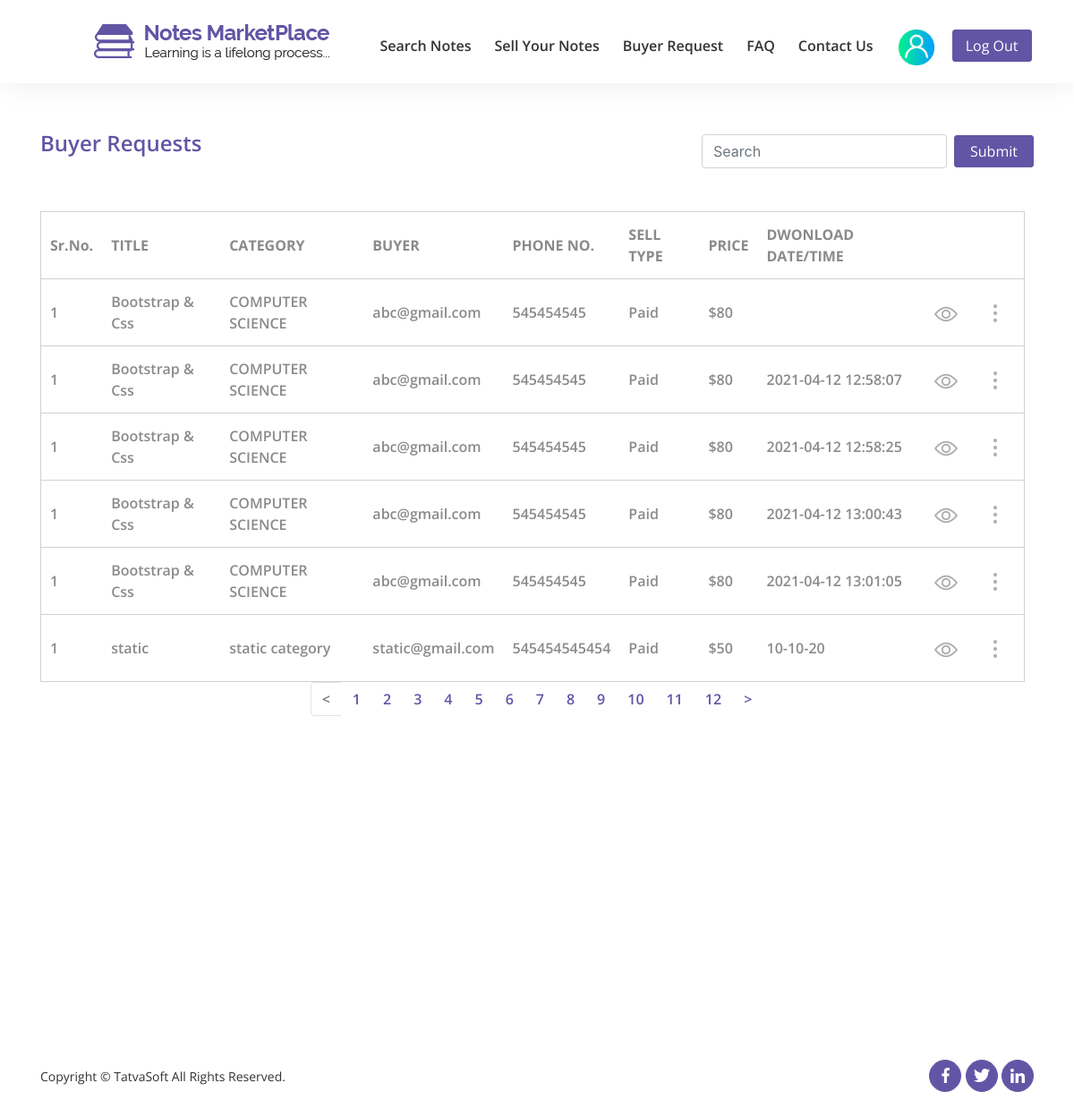
/notesmarketplace/buyer_requests.php (signed in), run on the app's committed database.
### tables this page shows
CREATE TABLE `downloads` (
  `ID` int(11) NOT NULL,
  `NoteID` int(11) NOT NULL,
  `Seller` int(100) NOT NULL,
  `Downloader` int(11) NOT NULL,
  `IsSellerHasAllowedDownload` bit(1) NOT NULL,
  `AttachmentPath` varchar(255) DEFAULT NULL,
  `IsAttachmentDownloaded` bit(1) NOT NULL,
  `AttachmentDownloadedDate` datetime DEFAULT NULL,
  `IsPaid` bit(1) NOT NULL,
  `PurchasedPrice` decimal(10,0) DEFAULT NULL,
  `NoteTitle` varchar(100) NOT NULL,
  `NoteCategory` varchar(100) NOT NULL,
  `CreatedDate` datetime DEFAULT current_timestamp(),
  `CreatedBy` int(11) DEFAULT NULL,
  `ModifiedDate` datetime DEFAULT NULL,
  `ModifiedBy` int(11) DEFAULT NULL
);

CREATE TABLE `sellernotes` (
  `ID` int(11) NOT NULL,
  `SellerID` int(11) NOT NULL,
  `Status` varchar(15) DEFAULT NULL,
  `ActionedBy` int(11) DEFAULT NULL,
  `AdminRemarks` varchar(255) DEFAULT NULL,
  `PublishedDate` datetime DEFAULT NULL,
  `Title` varchar(100) NOT NULL,
  `Category` varchar(30) DEFAULT NULL,
  `DisplayPicture` varchar(500) DEFAULT NULL,
  `FilePath` varchar(100) NOT NULL,
  `NoteType` varchar(20) DEFAULT NULL,
  `NumberofPages` int(11) DEFAULT NULL,
  `Description` varchar(255) NOT NULL,
  `UniversityName` varchar(200) DEFAULT NULL,
  `Country` varchar(50) DEFAULT NULL,
  `Course` varchar(100) DEFAULT NULL,
  `CourseCode` varchar(100) DEFAULT NULL,
  `Professor` varchar(100) DEFAULT NULL,
  `IsPaid` varchar(10) NOT NULL,
  `SellingPrice` decimal(10,0) DEFAULT NULL,
  `NotesPreview` varchar(255) DEFAULT NULL,
  `CreatedDate` datetime DEFAULT current_timestamp(),
  `CreatedBy` int(11) DEFAULT NULL,
  `ModifiedDate` datetime DEFAULT NULL,
  `ModifiedBy` int(11) DEFAULT NULL,
  `IsActive` bit(1) NOT NULL DEFAULT b'1'
);

CREATE TABLE `users` (
  `ID` int(11) NOT NULL,
  `RoleID` int(11) NOT NULL,
  `FirstName` varchar(50) NOT NULL,
  `LastName` varchar(50) NOT NULL,
  `EmailID` varchar(100) NOT NULL,
  `Password` varchar(24) NOT NULL,
  `IsEmailVerified` bit(1) NOT NULL DEFAULT b'0',
  `CreatedDate` datetime DEFAULT current_timestamp(),
  `CreatedBy` int(11) DEFAULT NULL,
  `ModifiedDate` datetime DEFAULT NULL,
  `ModifiedBy` int(11) DEFAULT NULL,
  `IsActive` bit(1) DEFAULT b'1',
  `vkey` varchar(255) DEFAULT ''
);

CREATE TABLE `userprofile` (
  `ID` int(11) NOT NULL,
  `UserID` int(11) NOT NULL,
  `DOB` datetime DEFAULT NULL,
  `Gender` int(11) DEFAULT NULL,
  `SecondaryEmailAddress` varchar(100) DEFAULT NULL,
  `PhoneNumber_CountryCode` varchar(5) NOT NULL,
  `PhoneNumber` varchar(20) NOT NULL,
  `ProfilePicture` varchar(500) DEFAULT NULL,
  `AddressLine1` varchar(100) NOT NULL,
  `AddressLine2` varchar(100) NOT NULL,
  `City` varchar(50) NOT NULL,
  `State` varchar(50) NOT NULL,
  `ZipCode` varchar(50) NOT NULL,
  `Country` varchar(50) NOT NULL,
  `University` varchar(100) DEFAULT NULL,
  `College` varchar(100) DEFAULT NULL,
  `CreatedDate` datetime DEFAULT current_timestamp(),
  `CreatedBy` int(11) DEFAULT NULL,
  `ModifiedDate` datetime DEFAULT NULL,
  `ModifiedBy` int(11) DEFAULT NULL
);

### notesmarketplace/buyer_requests.php (the view, shortened to what this page needs)
<?php
include"includes/database.php";
?>
<?php
if(!isset($_SESSION['user_id'])){
?>
<script>
    location.replace('login.php');
</script>
<?php
}else{
    $user_id = $_SESSION['user_id'];
}
?>
<!DOCTYPE html>
<html lang="en">
<head>
    <link rel="stylesheet" href="css/font-awesome/css/font-awesome.min.css">
    <link rel="stylesheet" href="admin/css/bootstrap/bootstrap.min.css">
    <link rel="stylesheet" href="css/requests_buyer.css">
    <link rel="stylesheet" href="admin/css/nav.css">
    <link rel="stylesheet" href="css/responsive1.css">
</head>
<body>
    <header>
        <div class="container">
            <nav class="navbar navbar-expand-lg navbar-light fixed-top">
                <div class="collapse navbar-collapse " id="navbarTogglerDemo01">
                    <div class="container">
                        <a class="navbar-brand float-left" href="#"><img src="img/logo.png" class="img-fluid"></a>
                         <ul class="navbar-nav mr-auto mt-2 mt-lg-0 ml-auto">
                            <li class="nav-item"><a class="nav-link" href="<?php if(isset($user_id)){ echo 'search_notes.php?user_id='.$user_id;}else {echo 'search_notes.php';}?>">Search Notes</a></li>
                            <li class="nav-item"><a class="nav-link" href="<?php echo"dashboard.php?user=".$user_id; ?>">Sell Your Notes</a></li>
                            <li class="nav-item"><a class="nav-link" href="buyer_requests.php">Buyer Request</a> </li>
                            <li class="nav-item"><a class="nav-link" href="FAQ.php">FAQ</a></li>
                            <li class="nav-item"><a class="nav-link" href="<?php if(isset($user_id)){ echo 'contact_us.php?user_id='.$user_id;}else {echo 'contact_us.php';}?>">Contact Us</a></li>
                            <li class="nav-item ">
                                <div class="dropdown show">
                                     <a class="" href="#" role="" id="dropdownMenuLink" data-toggle="dropdown" aria-haspopup="true" aria-expanded="false">
                                          <?php
                                       if(isset($profile)){
                                           ?>
                                        <img class="profile" src="<?php if(isset($profile)){ echo $profile; }?>" alt="">
                                        <?php
                                       }else{
                                          ?>
                                        <img class="profile" src="img/images/user-l.jpg" alt="">
                                        <?php } ?>
                                    </a>
                                </div>
                            </li>
                            <li class="nav-item"><a class="btn btn-primary" href="logout.php" role="button">Log Out</a></li>
                        </ul>
                    </div>
                </div>
            </nav>
        </div>
    </header>
    <section id="buyer-requests">
        <div class="content-box-lg">
            <div class="container">
                <div class="table-title row">
                    <div class="col-6">
                        <p>Buyer Requests</p>
                    </div>
                    <div class="col-6">
                            <form class="form-inline" method="post">
                                <input type="text" class="form-control mb-2 mr-sm-2" id="inlineFormInputName2" placeholder="Search" name="search">
                                <button type="submit" class="btn btn-primary mb-2">Submit</button>
                            </form>
                    </div>
                </div>
                <div class="table-responsive">
                    <table class="progres">
                        <tr>
                            <th>Sr.No.</th>
                            <th>TITLE</th>
                            <th>CATEGORY</th>
                            <th>BUYER</th>
                            <th>PHONE NO.</th>
                            <th>SELL TYPE</th>
                            <th>PRICE</th>
                            <th>DWONLOAD DATE/TIME</th>
                            <th></th>
                            <th></th>
                        </tr>
                        <?php
                         if(isset($_GET['page'])){
                            $page = $_GET['page'];
                            $page =mysqli_real_escape_string($connection,$page);
                            $page = htmlentities($page);
                            }
                            else{
                                $page = 1;
                            }
                            $num_per_page = 5;
                            $start_from = ($page-1) * $num_per_page;
                         if(isset($_POST['submit'])){
                            $search = $_POST['search'];
                             $query = "SELECT d.*, s.Title, s.Category, s.IsPaid, s.SellingPrice FROM downloads AS d JOIN sellernotes AS s ON d.NoteID = s.ID  WHERE d.Seller = $user_id && d.IsSellerHasAllowedDownload = 0  AND s.Title LIKE '{$search}%'";
                            }else{
                            $query = "SELECT d.*, s.Title, s.Category, s.IsPaid, s.SellingPrice FROM downloads AS d JOIN sellernotes AS s ON d.NoteID = s.ID  WHERE d.Seller = $user_id && d.IsSellerHasAllowedDownload = 0 ";
                            }
                    $buyer_requests = mysqli_query($connection,$query);
                          $total_records = mysqli_num_rows($buyer_requests);
                         $total_pages = ceil($total_records / $num_per_page);
                        $i=1;
                        $k=  $num_per_page + $start_from;
                        $srno = 1;
                        while($row = mysqli_fetch_assoc($buyer_requests)){
                                if($row['IsPaid'] == 'no'){
                                    $selltype = "Free";
                                }else{
                                    $selltype = "Paid";
                                }
                                $seller = $row['Seller'];
                                $seller_details = "SELECT u.* , p.* FROM userprofile AS p JOIN users AS u WHERE UserID = $seller";
                                $seller_details_query = mysqli_query($connection,$seller_details);
                                if(!$seller_details_query){
                                    die(mysqli_error($connection));
                                }else{
                                    $seller_info = mysqli_fetch_assoc($seller_details_query);
                                    $email = $seller_info['EmailID'];
                                    $num = $seller_info['PhoneNumber'];
                                }
                            if($start_from<$i){
                    ?>
                        <tr>
                            <td>
                                <?php echo $srno; ?>
                            </td>
                            <td><?php echo $row['Title']; ?></td>
                            <td><?php echo $row['Category']; ?></td>
                            <td><?php echo $email; ?></td>
                            <td><?php echo $num; ?></td>
                            <td><?php echo $selltype; ?></td>
                            <td>$<?php echo $row['SellingPrice']; ?></td>
                            <td><?php echo $row['AttachmentDownloadedDate']; ?></td>
                            <td><a href="<?php echo 'note_details.php?note_id='.$row['NoteID']; ?>"><img src="img/images/eye.png"></a></td>
                            <td>
                                <div class="dropdown">
                                    <a class="" data-toggle="dropdown">
                                        <div class="dots">
                                            <img src="img/images/dots.png">
                                        </div>
                                    </a>
                                </div>
                            </td>
                        </tr>
                        <?php
                        }
                             $i++;
                                if($i>$k){
                                    break;
                                }
                        }
                    ?>
                        <tr>
                            <td>1</td>
                            <td>static</td>
                            <td>static category</td>
                            <td>static@gmail.com</td>
                            <td>545454545454</td>
                            <td>Paid</td>
                            <td>$50</td>
                            <td>10-10-20</td>
                            <td><img src="img/images/eye.png"></td>
                            <td>
                                <div class="dropdown">
                                    <a class="" data-toggle="dropdown">
                                        <div class="dots">
                                            <img src="img/images/dots.png">
                                        </div>
                                    </a>
                                </div>
                            </td>
                        </tr>
                    </table>
                </div>
                <nav aria-label="Page navigation example" id="pagination">
                    <ul class="pagination d-flex justify-content-center">
                        <li class="page-item  <?php if($page == 1){ echo 'disabled'; }?>">
                            <a class="page-link" href="buyer_requests.php?page=<?php echo $page-1; ?>" aria-label="Previous">
                                <span aria-hidden="true">&#60;</span>
                            </a>
                        </li>
                        <?php
                            for($i=1;$i<=$total_pages;$i++){
                        ?>
                        <li class="page-item">
                            <a class="page-link <?php if($page == $i) { echo 'active'; }?>" href="buyer_requests.php?page=<?php echo $i ; ?>"><?php echo $i ;?></a>
                        </li>
                        <?php
                            }
                        ?>
                        <li class="page-item <?php if($page == $total_pages){ echo 'disabled'; }?>">
                            <a class="page-link" href="buyer_requests.php?page=<?php echo $page-1; ?>" aria-label="Next">
                                <span aria-hidden="true">&#62;</span>
                            </a>
                        </li>
                    </ul>
                </nav>
            </div>
        </div>
    </section>
    <br><br><br><br><br><br> <br><br><br><br><br><br>
    <footer>
        <div class="container">
            <div class="row">
                <div class="col-md-6 col-sm-8 foot-text text-left">
                    <p>Copyright &copy; TatvaSoft All Rights Reserved.</p>
                </div>
                <div class="col-md-6 col-sm-4 foot-icon col-sm-4 text-right">
                    <ul class="social-list">
                        <li>
                            <a href="#">
                                <img src="img/images/facebook.png" alt="facebook-image">
                            </a>
                        </li>
                        <li>
                            <a href="#">
                                <img src="img/images/twitter.png" alt="twitter-image">
                            </a>
                        </li>
                        <li>
                            <a href="#">
                                <img src="img/images/linkedin.png" alt="linkedin-image">
                            </a>
                        </li>
                    </ul>
                </div>
            </div>
        </div>
    </footer>
</body>
</html>

### data on the page
downloads: NoteID.Title "Bootstrap & Css", NoteID.Category "COMPUTER SCIENCE", users.EmailID "abc@gmail.com", userprofile.PhoneNumber "545454545", NoteID.IsPaid "Paid", NoteID.SellingPrice "80"
downloads: NoteID.Title "Bootstrap & Css", NoteID.Category "COMPUTER SCIENCE", users.EmailID "abc@gmail.com", userprofile.PhoneNumber "545454545", NoteID.IsPaid "Paid", NoteID.SellingPrice "80", AttachmentDownloadedDate "2021-04-12 12:58:07"
downloads: NoteID.Title "Bootstrap & Css", NoteID.Category "COMPUTER SCIENCE", users.EmailID "abc@gmail.com", userprofile.PhoneNumber "545454545", NoteID.IsPaid "Paid", NoteID.SellingPrice "80", AttachmentDownloadedDate "2021-04-12 12:58:25"
downloads: NoteID.Title "Bootstrap & Css", NoteID.Category "COMPUTER SCIENCE", users.EmailID "abc@gmail.com", userprofile.PhoneNumber "545454545", NoteID.IsPaid "Paid", NoteID.SellingPrice "80", AttachmentDownloadedDate "2021-04-12 13:00:43"
downloads: NoteID.Title "Bootstrap & Css", NoteID.Category "COMPUTER SCIENCE", users.EmailID "abc@gmail.com", userprofile.PhoneNumber "545454545", NoteID.IsPaid "Paid", NoteID.SellingPrice "80", AttachmentDownloadedDate "2021-04-12 13:01:05"
